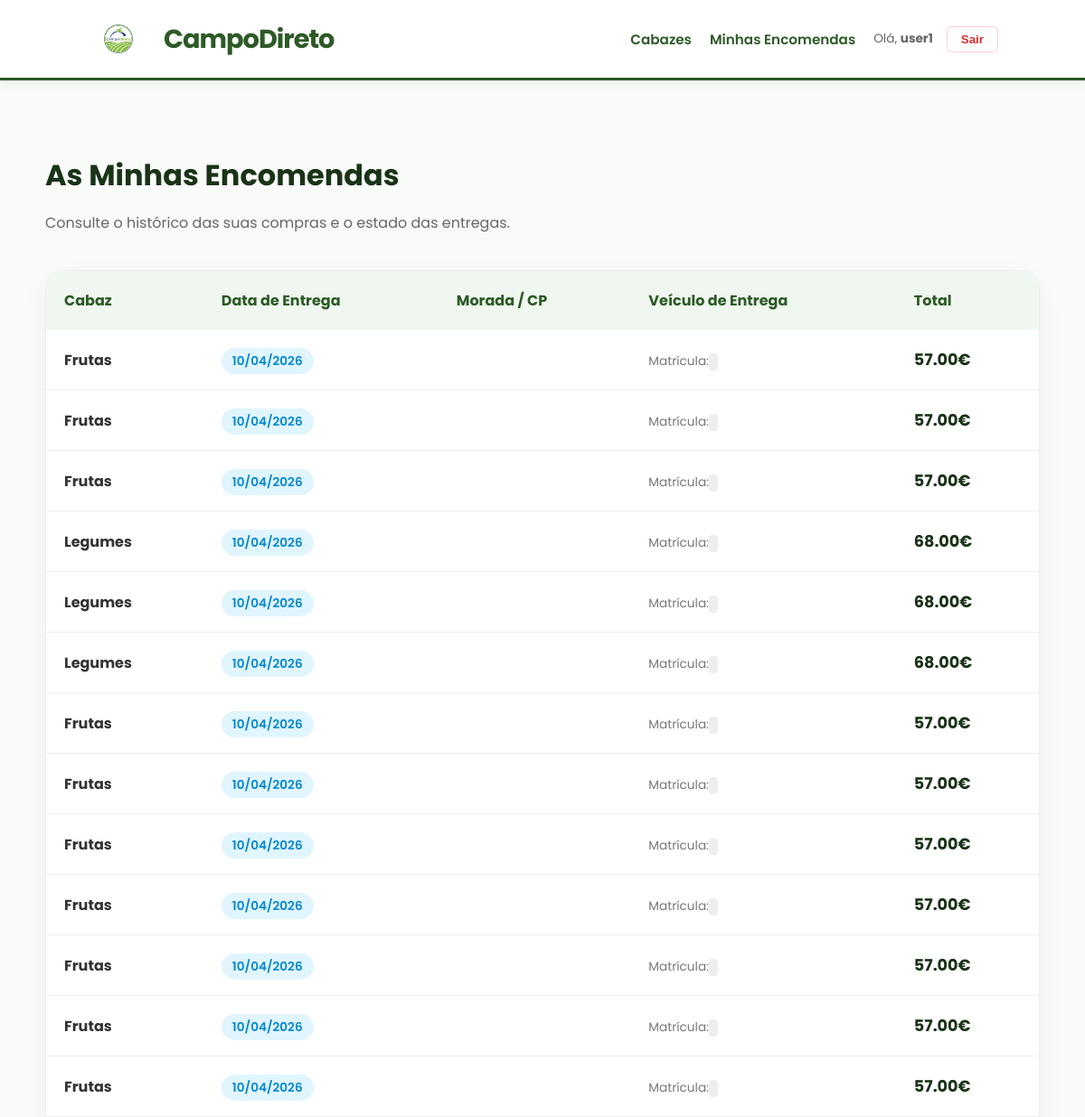
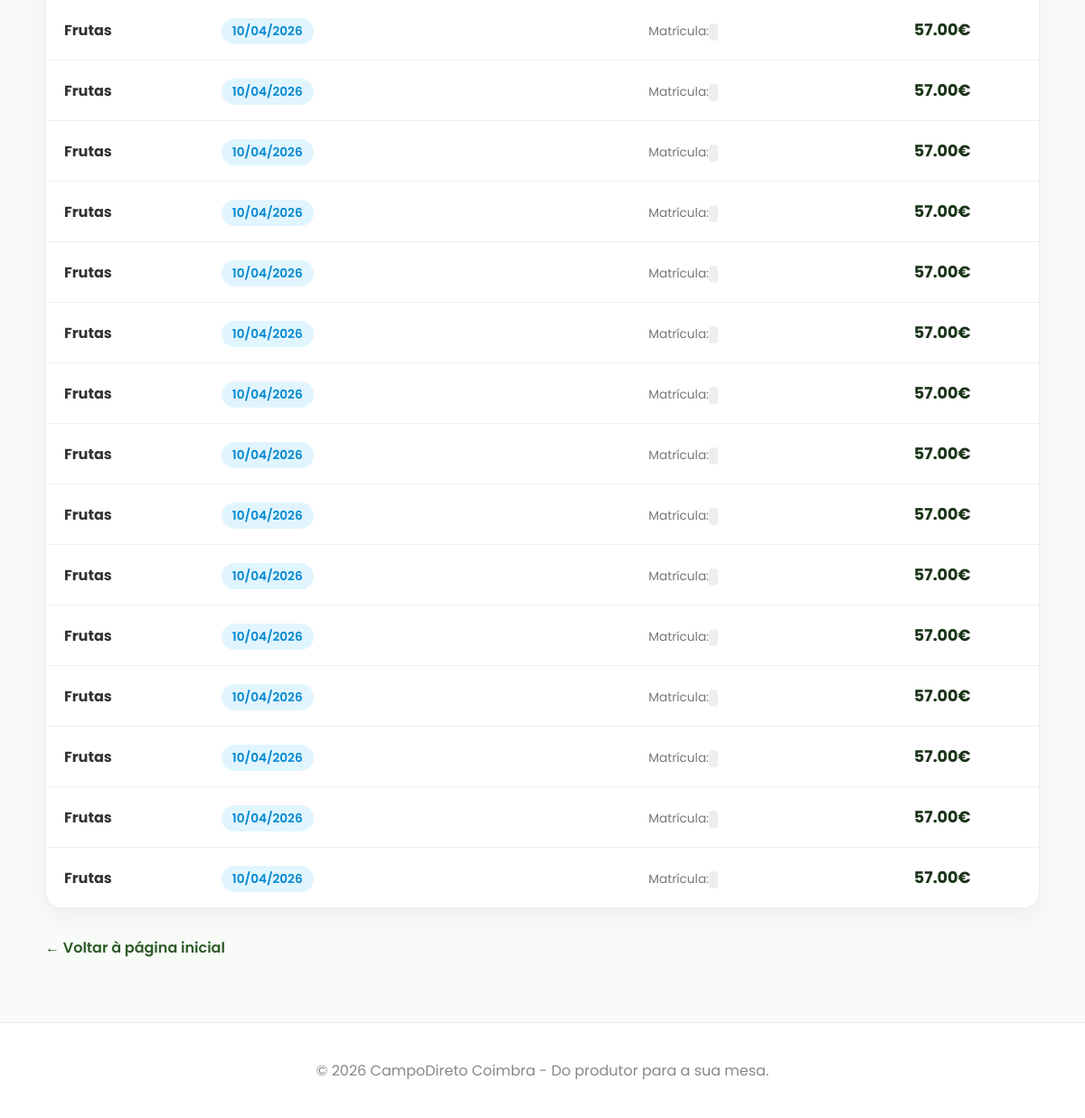
The app's page /orders/historico/ (signed in), older data (2 pictures, top to bottom).
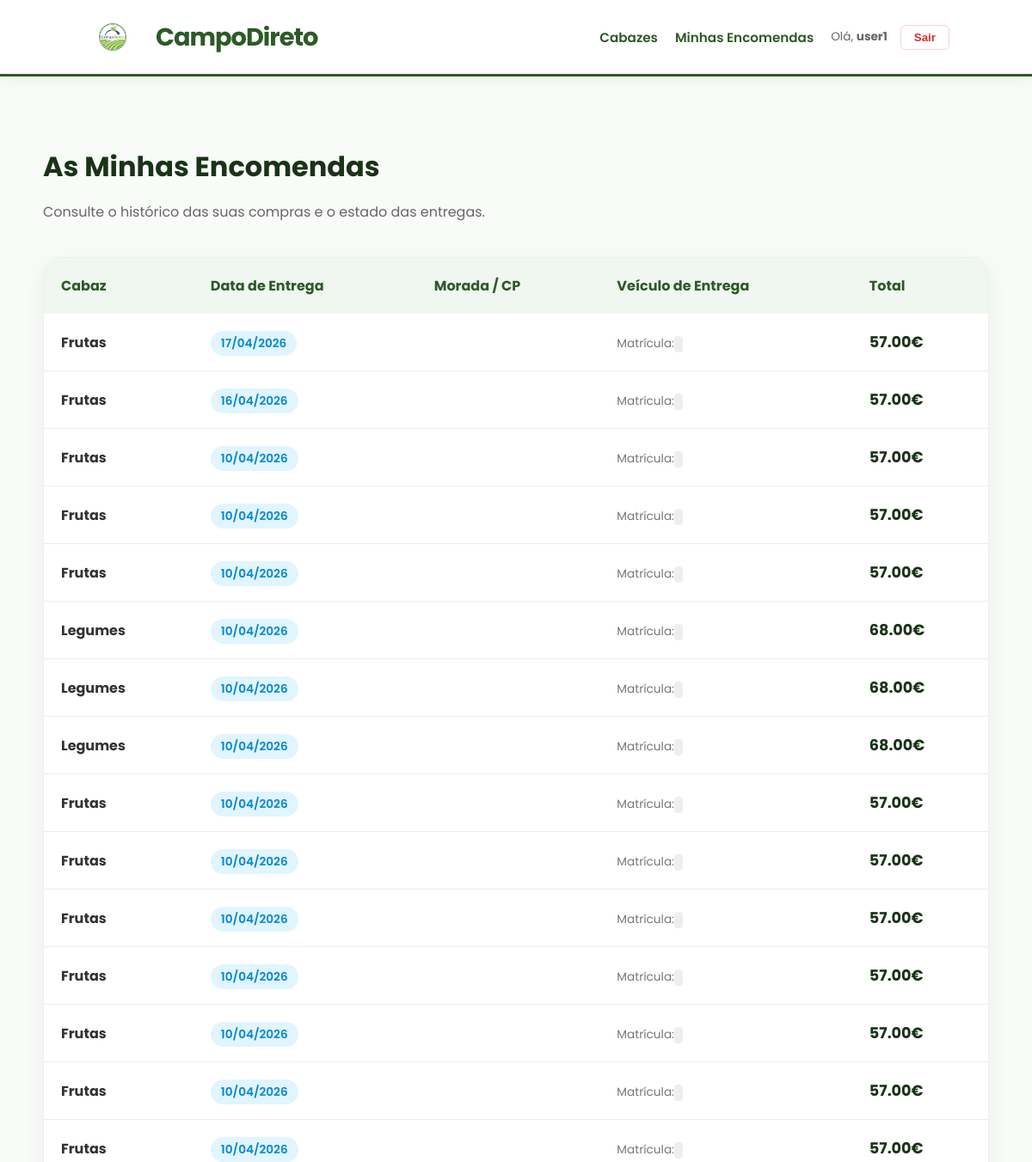
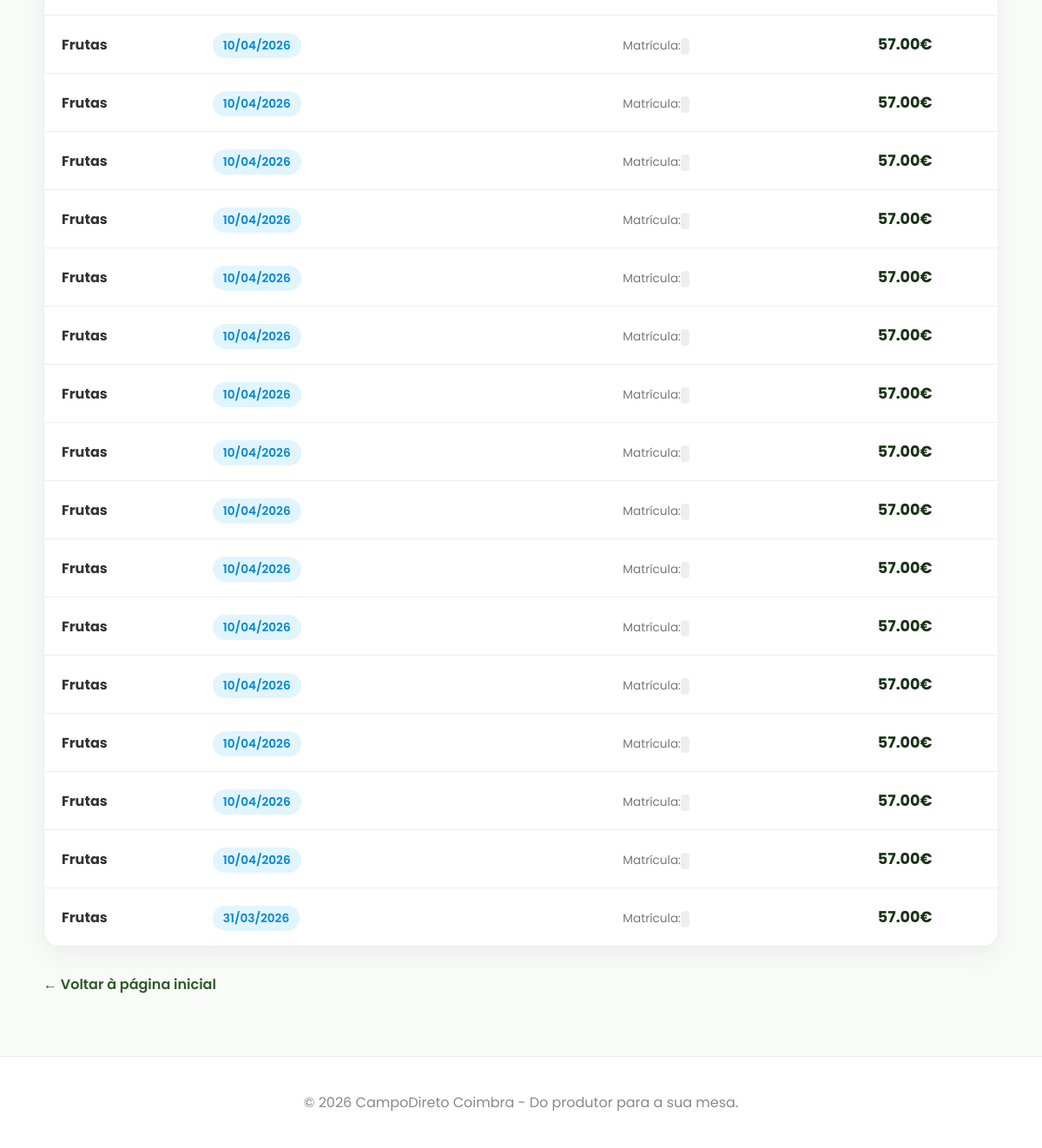
The same page, newer data (2 pictures, top to bottom).
### orders/models.py (models this page shows, shortened)
class Order(models.Model):
    customer = models.ForeignKey(CustomUser, on_delete=models.CASCADE)
    cabaz = models.ForeignKey(Cabaz, on_delete=models.CASCADE)
    quantity = models.IntegerField(default=1)
    order_date = models.DateTimeField(auto_now_add=True)
    delivery_date = models.DateField()
    zone = models.ForeignKey(Zone, on_delete=models.SET_NULL, null=True)
    vehicle = models.ForeignKey(Vehicle, on_delete=models.SET_NULL, null=True, blank=True)
    driver = models.ForeignKey(Driver, on_delete=models.SET_NULL, null=True, blank=True)
    status = models.CharField(
        max_length=20,
        choices=ORDER_STATUS,
        default='pendente'
    )

### cabazes/models.py (models this page shows, shortened)
class Cabaz(models.Model):
    name = models.CharField(max_length=50, choices=CABAZ_TYPES)
    price = models.DecimalField(max_digits=6, decimal_places=2)
    weight = models.DecimalField(max_digits=6, decimal_places=2)
    description = models.TextField()
    image = models.ImageField(upload_to='cabazes_images/', blank=True, null=True)
    products = models.ManyToManyField(Product, blank=True) # Voltamos ao original

### orders/views.py (the view)
# urls.py: path('historico/', views.historico_encomendas, name='historico_encomendas'),
@login_required
def historico_encomendas(request):
    encomendas = Order.objects.filter(customer=request.user).order_by('-delivery_date')
    return render(request, 'orders/historico.html', {'encomendas': encomendas})

### orders/templates/orders/historico.html (shortened to what this page needs)
{% extends 'base.html' %}
{% block content %}
<div style="margin-bottom: 40px;">
    <h1 style="color: #1a3317; margin-bottom: 10px;">As Minhas Encomendas</h1>
    <p style="color: #666;">Consulte o histórico das suas compras e o estado das entregas.</p>
</div>
{% if encomendas %}
    <div style="background: white; border-radius: 20px; box-shadow: 0 10px 30px rgba(0,0,0,0.05); overflow: hidden; border: 1px solid #eee;">
        <table style="width: 100%; border-collapse: collapse; text-align: left;">
            <thead>
                <tr style="background: #f0f7f0; color: #2d5a27;">
                    <th style="padding: 20px;">Cabaz</th>
                    <th style="padding: 20px;">Data de Entrega</th>
                    <th style="padding: 20px;">Morada / CP</th>
                    <th style="padding: 20px;">Veículo de Entrega</th>
                    <th style="padding: 20px;">Total</th>
                </tr>
            </thead>
            <tbody>
                {% for order in encomendas %}
                <tr style="border-bottom: 1px solid #eee; transition: 0.2s;" onmouseover="this.style.background='#fcfdfc'" onmouseout="this.style.background='transparent'">
                    <td style="padding: 20px;">
                        <strong style="color: #333;">{{ order.cabaz.get_name_display }}</strong>
                    </td>
                    <td style="padding: 20px;">
                        <span style="background: #e1f5fe; color: #0288d1; padding: 5px 12px; border-radius: 20px; font-size: 0.85rem; font-weight: 600;">
                            {{ order.delivery_date|date:"d/m/Y" }}
                        </span>
                    </td>
                    <td style="padding: 20px; color: #666;">
                        {{ order.zone.name }}<br>
                    </td>
                    <td style="padding: 20px; color: #555;">
                        <div style="font-size: 0.85rem; color: #777;">
                            Matrícula: <span style="font-family: monospace; background: #eee; padding: 2px 5px; border-radius: 4px;">{{ order.vehicle.license_plate }}</span>
                         </div>
                    </td>
                    <td style="padding: 20px;">
                        <strong style="font-size: 1.1rem; color: #1a3317;">{{ order.cabaz.price }}€</strong>
                    </td>
                </tr>
                {% endfor %}
            </tbody>
        </table>
    </div>
{% endif %}
<div style="margin-top: 30px;">
    <a href="/" style="color: var(--primary); text-decoration: none; font-weight: 600;">← Voltar à página inicial</a>
</div>
{% endblock %}

Row changes from the older to the newer data that the page shows:
added Order: cabaz.name "Frutas", delivery_date "17/04/2026", cabaz.price "57.00"
added Order: cabaz.name "Frutas", delivery_date "16/04/2026", cabaz.price "57.00"
added Order: cabaz.name "Frutas", delivery_date "31/03/2026", cabaz.price "57.00"
